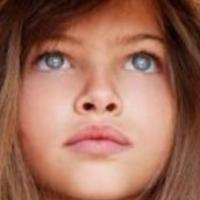
#> input picture data/12_1_0_20170109201553786.jpg.chip.jpg, 200 x 200 px
$ python -i utils.py   (imports and definitions only)
#> lines starting #> are read from the running program, lines starting #| are printed output that depends on the picture
#> further down, picture is the input picture: shape (200, 200, 3); mean B, G, R 90.7, 108.9, 159.2
import cv2


class Utils:
    @staticmethod
    def prepare_image_for_model_input(image):
        cropped_image = image
        face_cascade = cv2.CascadeClassifier("../haarcascade_frontalface_default.xml")
        gray = cv2.cvtColor(image, cv2.COLOR_BGR2GRAY)
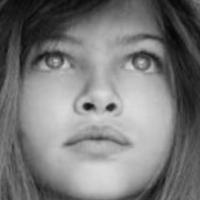
#> gray: shape (200, 200); min 5, max 219, mean 121.9

        faces = face_cascade.detectMultiScale(
            gray,
            scaleFactor=1.1,
            minNeighbors=5,
            minSize=(30, 30),
            flags=cv2.CASCADE_SCALE_IMAGE
        )
#> faces = [[24, 8, 156, 156]]

        for (x, y, w, h) in faces:
            cropped_image = image[y:y+w, x:x+h]
#> this loop made 1 pass
#> pass 1, in prepare_image_for_model_input, `cropped_image = image[y:y+w, x:x+h]`:
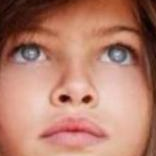
#> cropped_image: shape (156, 156, 3); mean B, G, R 109, 126.7, 180.4
            # cv2.rectangle(image, (x, y), (x + w, y + h), (0, 255, 0), 2)

        cropped_image = cv2.resize(cropped_image, (200, 200))
#> cropped_image: shape (200, 200, 3)
        # cv2.imshow("Faces found", cropped_image)
        # cv2.waitKey(0)
        return cropped_image

    @staticmethod
    def load_image(path):
        return cv2.imread(path, cv2.IMREAD_COLOR)

>>> import cv2
>>> picture = cv2.imread('../data/12_1_0_20170109201553786.jpg.chip.jpg')
>>> result = Utils().prepare_image_for_model_input(picture)

$ run again, on data/12_1_0_20170109204113685.jpg.chip.jpg
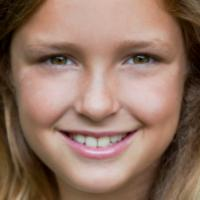
#> input picture data/12_1_0_20170109204113685.jpg.chip.jpg, 200 x 200 px
#> picture is the input picture: shape (200, 200, 3); mean B, G, R 100, 115.6, 146.3
#> in prepare_image_for_model_input, `gray = cv2.cvtColor(image, cv2.COLOR_BGR2GRAY)`:
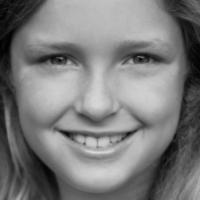
#> gray: shape (200, 200); min 1, max 219, mean 123
#> faces = [[9, 4, 175, 175]]
#> the loop in prepare_image_for_model_input, `for (x, y, w, h) in faces:` made 1 pass
#> pass 1, in prepare_image_for_model_input, `cropped_image = image[y:y+w, x:x+h]`:
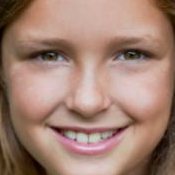
#> cropped_image: shape (175, 175, 3); mean B, G, R 114.6, 128.9, 161.6

$ run again, on data/12_1_4_20170109214232071.jpg.chip.jpg
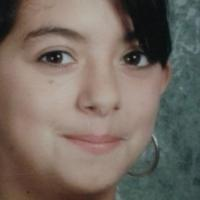
#> input picture data/12_1_4_20170109214232071.jpg.chip.jpg, 200 x 200 px
#> picture is the input picture: shape (200, 200, 3); mean B, G, R 97.8, 106.5, 116.6
#> in prepare_image_for_model_input, `gray = cv2.cvtColor(image, cv2.COLOR_BGR2GRAY)`:
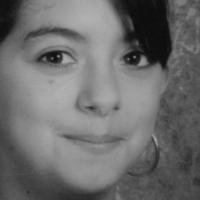
#> gray: shape (200, 200); min 9, max 177, mean 108.5
#> faces = [[6, 4, 176, 176]]
#> the loop in prepare_image_for_model_input, `for (x, y, w, h) in faces:` made 1 pass
#> pass 1, in prepare_image_for_model_input, `cropped_image = image[y:y+w, x:x+h]`:
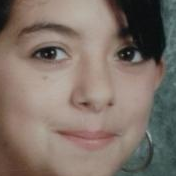
#> cropped_image: shape (176, 176, 3); mean B, G, R 104.3, 113.5, 127

$ run again, on data/13_1_0_20170109214314841.jpg.chip.jpg
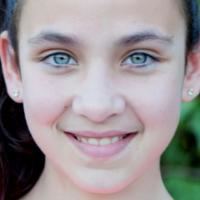
#> input picture data/13_1_0_20170109214314841.jpg.chip.jpg, 200 x 200 px
#> picture is the input picture: shape (200, 200, 3); mean B, G, R 148.7, 146.5, 153.6
#> in prepare_image_for_model_input, `gray = cv2.cvtColor(image, cv2.COLOR_BGR2GRAY)`:
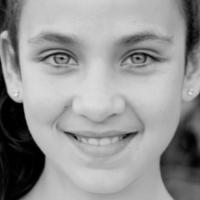
#> gray: shape (200, 200); min 0, max 232, mean 148.9
#> faces = [[10, 3, 178, 178]]
#> the loop in prepare_image_for_model_input, `for (x, y, w, h) in faces:` made 1 pass
#> pass 1, in prepare_image_for_model_input, `cropped_image = image[y:y+w, x:x+h]`:
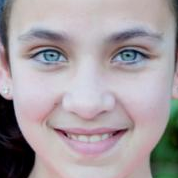
#> cropped_image: shape (178, 178, 3); mean B, G, R 160.7, 156.8, 165.6
